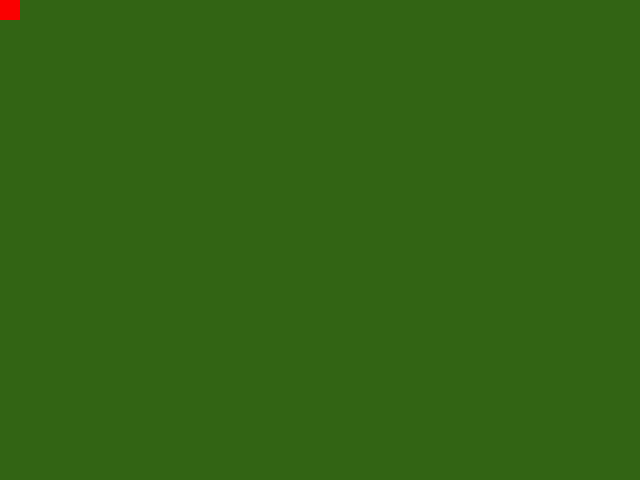
Frame 1 (no input)
Frame 60 (the mouse pressed at the canvas centre just before this capture): identical to frame 1, image omitted
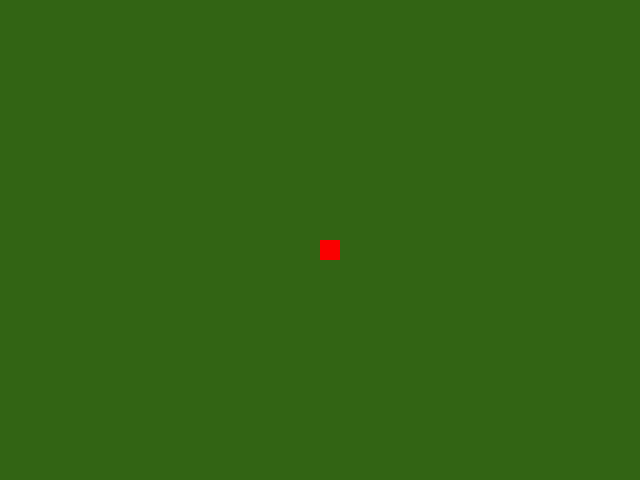
Frame 120 (the mouse held since frame 60 and released just before this capture)

The Processing sketch that drew these frames (run headless with seeded random() and noise(); from frame 60 on, the mouse is pressed at the canvas centre):

// Processing sketch: sketch1
// ── sketch1.pde
void setup(){
  size(640,480);
  
}

void draw(){
  background(50,100,20);
  fill(250,0,0);
  noStroke();
  rect(mouseX,mouseY,20,20);
  
}
